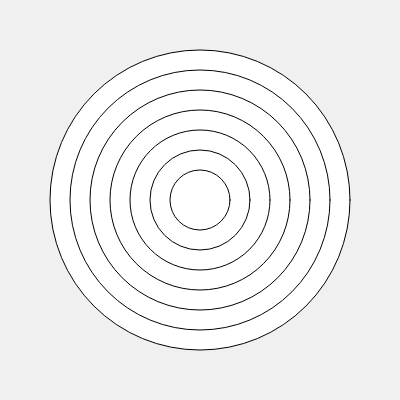
Frame 1 (no input)
Frame 60 (no input): identical to frame 1, image omitted
Frame 120 (the mouse pressed at the canvas centre since frame 60): identical to frame 1, image omitted

The p5.js sketch that drew this single still picture (run headless with seeded random() and noise() and a simulated clock; from frame 60 on, the mouse is pressed at the canvas centre):

// p5.js sketch
// ── sketch.js
//Zara Goldney
//Refract three
//April 4 2019

function setup() {
  createCanvas(400, 400);
}

function draw() {
  background(240);
  ellipses();
}

function ellipses(){
   //creates circles in 40px intervals
  for (i = 300; i > 40; i = i - 40){
    ellipse(200, 200, i, i);
  }
}
